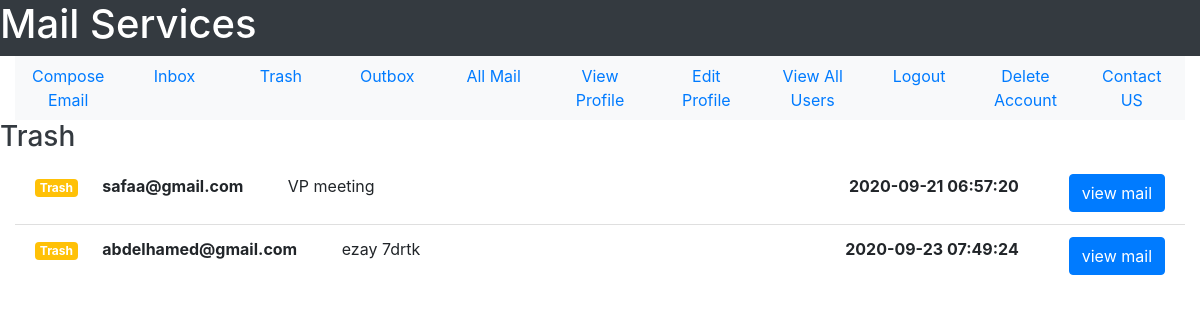
The page /trash/view/allmail (signed in) on the database as committed earlier.
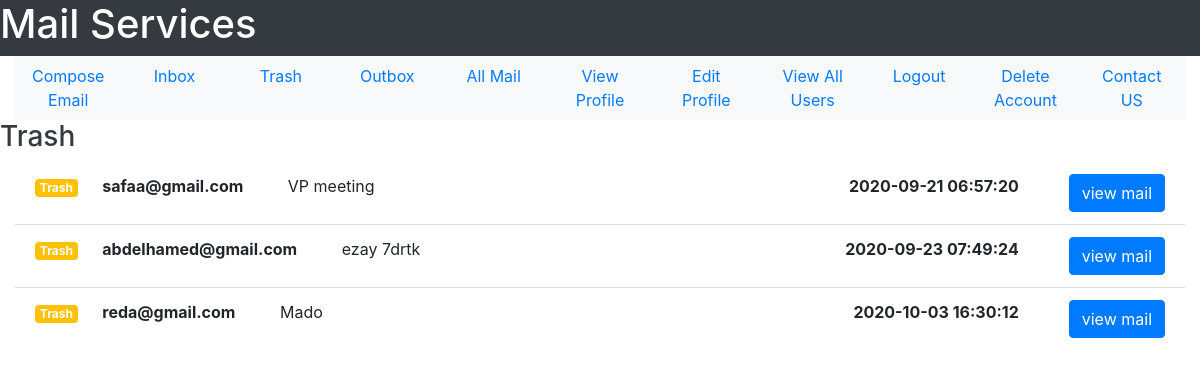
The same page on the database as committed later.
### tables this page shows
CREATE TABLE user(user_id INTEGER PRIMARY KEY, user_name TEXT NOT NULL, user_email TEXT NOT NULL, user_password TEXT  NOT NULL, user_gender TEXT NOT NULL, user_date_of_birth TEXT NOT NULL, user_city TEXT NOT NULL, user_country TEXT NOT NULL, user_contact INTEGER, user_account_creation_date TEXT NOT NULL, user_active INTEGER DEFAULT 0 CHECK(user_active == 1 OR user_active == 0), UNIQUE(user_email));

CREATE TABLE mail(mail_id INTEGER PRIMARY KEY, sender_id INTEGER NOT NULL, receiver_id INTEGER NOT NULL, mail_subject TEXT, mail_body TEXT,  mail_date TEXT NOT NULL,mail_seen INTEGER DEFAULT 0 CHECK(mail_seen == 0 OR mail_seen == 1), sender_trashed INTEGER DEFAULT 0 CHECK(sender_trashed == 0 OR sender_trashed == 1), receiver_trashed INTEGER DEFAULT 0 CHECK(receiver_trashed == 0 OR receiver_trashed == 1), multiple_receivers INTEGER DEFAULT 0 CHECK(multiple_receivers == 0 OR multiple_receivers == 1), FOREIGN KEY(sender_id, receiver_id) REFERENCES user(user_id, user_id));

### User/User_Mail/user_mail.py (the view)
@user_mail_bp.route("/trash/view/allmail")
def trash():
    sqlite_connection = sqlite3.connect("MAIL_DB.db")
    select_mail_query = """SELECT sender_id, receiver_id, mail_subject, mail_body, mail_date, mail_id
                           FROM mail WHERE (sender_id = ? OR receiver_id = ?) AND (sender_trashed = ?
                           OR receiver_trashed = ?);"""
    user_id = get_user_id(session["email"])
    select_mail_query_data = (user_id, user_id, 1, 1)
    retreived_data = sqlite_connection.execute(select_mail_query, select_mail_query_data)
    all_mail = []
    mail = {}
    for data in retreived_data:
        mail["sender_email"] = get_user_email(data[0])
        mail["receiver_email"] = get_user_email(data[1])
        mail["mail_subject"] = data[2]
        mail["mail_body"] = data[3]
        mail["mail_date"] = remove_milli_seconds(data[4])
        mail["mail_id"] = data[5]
        all_mail.append(mail)
        mail = {}
    sqlite_connection.close()
    return render_template("User_Mail/view_trash.html", all_mail = all_mail)

### User/User_Mail/user_mail.py (called while the page is built)
def get_user_id(user_email):
    sqlite_connection = sqlite3.connect('MAIL_DB.db')
    select_user_query = """SELECT user_id FROM user WHERE user_email = ?;"""
    select_user_query_data = (user_email,)
    user_record = sqlite_connection.execute(select_user_query, select_user_query_data)
    user_id = 0
    for data in user_record:
        user_id = data[0]
    sqlite_connection.close()
    return user_id

def get_user_email(user_id):
    sqlite_connection = sqlite3.connect('MAIL_DB.db')
    select_user_query = """SELECT user_email FROM user WHERE user_id = ?;"""
    select_user_query_data = (user_id,)
    user_record = sqlite_connection.execute(select_user_query, select_user_query_data)
    user_email = ""
    for data in user_record:
        user_email = data[0]
    sqlite_connection.close()
    return user_email

def remove_milli_seconds(full_date):
    date = datetime.strptime(full_date, '%Y-%m-%d %H:%M:%S.%f')
    return date.strftime('%Y-%m-%d %H:%M:%S')

### User/User_Mail/templates/User_Mail/view_trash.html (shortened to what this page needs)
<!DOCTYPE html>
<html lang = "en">
    <head>
        <link rel="stylesheet" href="https://maxcdn.bootstrapcdn.com/bootstrap/4.5.2/css/bootstrap.min.css">
    </head>
    <body>
        <div class = "container-fluid">
            <div class = "row text-white bg-dark">
                <h1>Mail Services</h1>
            </div>
            <div>
                <ul class = "nav nav-justified bg-light">
                    <li class = 'nav-item'>
                        <a href = "{{url_for('user_mail_bp.compose_email')}}" class = 'nav-link'>Compose Email</a>
                    </li>
                    <li class = 'nav-item'>
                        <a href = "{{url_for('user_mail_bp.see_inbox')}}" class = 'nav-link'>Inbox</a>
                    </li>
                    <li class = 'nav-item'>
                        <a href = "{{url_for('user_mail_bp.trash')}}" class = 'nav-link'>Trash</a>
                    </li>
                    <li class = 'nav-item'>
                        <a href = "{{url_for('user_mail_bp.see_outbox')}}" class = 'nav-link'>Outbox</a>
                    </li>
                    <li class = 'nav-item'>
                        <a href = "{{url_for('user_mail_bp.see_all_mail')}}" class = 'nav-link'>All Mail</a>
                    </li>
                    <li class = 'nav-item'>
                        <a href = "{{url_for('user_profile_bp.view_profile')}}" class = 'nav-link'>View Profile</a>
                    </li>
                    <li class = 'nav-item'>
                        <a href = "{{url_for('user_profile_bp.edit_profile_form')}}" class = 'nav-link'>Edit Profile</a>
                    </li>
                    <li class = 'nav-item'>
                        <a href = "{{url_for('user_profile_bp.view_all_users')}}" class = 'nav-link'>View All Users</a>
                    </li>
                    <li class = 'nav-item'>
                        <a href = "{{url_for('user_profile_bp.logout')}}" class = 'nav-link'>Logout</a>
                    </li>
                    <li class = 'nav-item'>
                        <a href = "{{url_for('user_profile_bp.delete_account')}}" class = 'nav-link'>Delete Account</a>
                    </li>
                    <li class = 'nav-item'>
                        <a href = '#' class = 'nav-link'>Contact US</a>
                    </li>
                </ul>
            </div>
            <div class = "row text-dark">
                <h3>Trash</h3>
            </div>
            <div>
                <ul class = "list-group list-group-flush">
                    {% for mail in all_mail %}
                        <li class = "list-group-item">
                            <span class = "badge badge-warning text-white">Trash</span>
                            <strong style = "margin: 20px;">{{mail["sender_email"]}}</strong>
                            <span style = "margin: 20px;">{{mail["mail_subject"]}}</span>
                            <a href = "{{url_for('user_mail_bp.view_mail', mail_id = mail['mail_id'])}}" class = "btn btn-primary float-right">view mail</a>
                            <strong style = "margin-right: 50px;" class = "float-right">{{mail["mail_date"]}}</strong>
                        </li>
                    {% endfor %}
                </ul>
            </div>
        </div>
    </body>
</html>

Rows that differ between the two databases and show on the page:
now on this page (row edited): user: sender_email "reda@gmail.com"
added mail: mail_subject "Mado"
Other text that changed with them:
new list line: "Trash view mail 2020-10-03 16:30:12"
